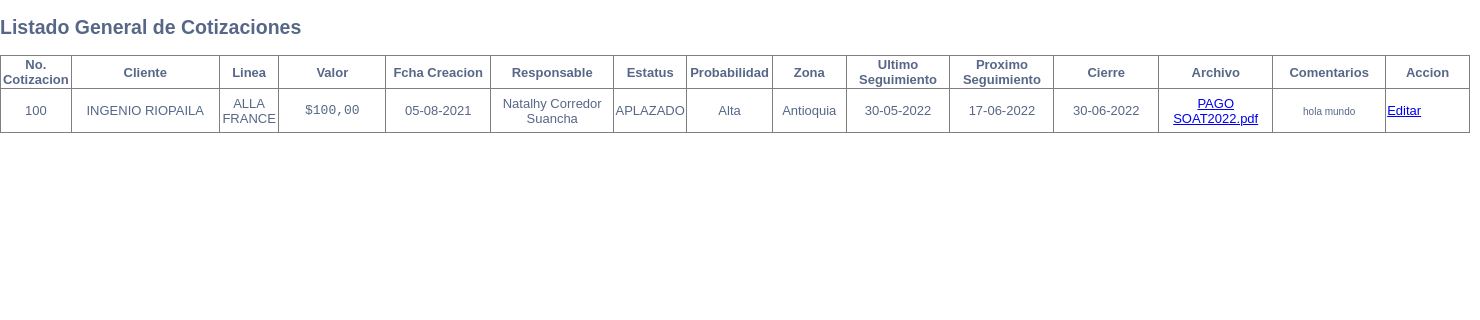
The app's page /subir/listar100500.php with its own data.
### tables this page shows
CREATE TABLE IF NOT EXISTS `tbl_cotizacion` (
  `id_registro` int(11) NOT NULL AUTO_INCREMENT,
  `id_cotizacion` int(11) NOT NULL,
  `id_cliente` varchar(20) NOT NULL,
  `id_linea` int(11) NOT NULL,
  `valor` bigint(255) NOT NULL,
  `fecha_crea` date NOT NULL,
  `id_responsable` int(11) NOT NULL,
  `id_estatus` int(11) NOT NULL,
  `Probabilidad` varchar(11) NOT NULL,
  `id_zona` int(11) NOT NULL,
  `ultseg_fecha` date NOT NULL,
  `proxseg_fecha` date NOT NULL,
  `cierre_fecha` date NOT NULL,
  `archivo` varchar(255) NOT NULL,
  `id_usuario` int(11) NOT NULL,
  `comentarios` varchar(200) NOT NULL,
  `Supervisor` varchar(11) NOT NULL,
  PRIMARY KEY (`id_registro`)
);

CREATE TABLE IF NOT EXISTS `tbl_cliente` (
  `id_cliente` varchar(15) NOT NULL,
  `nombre_cliente` varchar(100) NOT NULL,
  PRIMARY KEY (`id_cliente`)
);

CREATE TABLE IF NOT EXISTS `tbl_linea` (
  `id_linea` int(11) NOT NULL,
  `nombre_linea` varchar(255) NOT NULL,
  PRIMARY KEY (`id_linea`)
);

CREATE TABLE IF NOT EXISTS `tbl_responsable` (
  `id_responsable` int(11) NOT NULL,
  `nombre_responsable` varchar(50) NOT NULL,
  `ini_responsable` varchar(11) NOT NULL,
  `Supervisor` varchar(11) NOT NULL,
  PRIMARY KEY (`id_responsable`)
);

CREATE TABLE IF NOT EXISTS `tbl_estatus` (
  `id_estatus` int(11) NOT NULL,
  `nombre_estatus` varchar(20) NOT NULL,
  PRIMARY KEY (`id_estatus`),
  KEY `id_estatus` (`id_estatus`),
  KEY `id_estatus_2` (`id_estatus`)
);

CREATE TABLE IF NOT EXISTS `tbl_zona` (
  `id_zona` int(11) NOT NULL,
  `nombre_zona` varchar(50) NOT NULL,
  PRIMARY KEY (`id_zona`)
);

### subir/config.inc.php (called while the page is built, shortened)
<?php
class Conect_MySql {
     var $obj = array ( "dbname"	=>	"ingresar",
                       "dbuser"		=>	"admin"		,
                       "dbpwd"		=>	"Q!w2e3r4t5"		,
                       "dbhost"		=>	"localhost"	);
     var $db_connect_id = "";
    private function connect(){
		$this->db_connect_id = mysqli_connect($this->obj['dbhost'],$this->obj['dbuser'],$this->obj['dbpwd'],$this->obj['dbname']);
  }
function execute($query) {
        $this->q_id = mysqli_query($this->db_connect_id,$query);
	return $this->q_id;
    }
  public function fetch_row($q_id = "") {
        $result = mysqli_fetch_array($q_id);
        return $result;
    }
}
?>

### subir/listar100500.php (the view, shortened to what this page needs)
<!DOCTYPE html>
<html>
	    <head>
    </head>
<link rel="stylesheet" type="text/css" href="css/style.css">
<body>
    <div class="container">
        <div class="table-wrapper">
            <div class="table-title">
			                <div class="row">
                    <div class="col-sm-4">
						<h2>Listado General de Cotizaciones</h2>
					</div>
                </div>
            </div>
		<table width="1470" border='1' style="border-collapse: collapse" >
  <tbody>
  	   <thead>
			<tr>
                <th width="67" scope="col">No. Cotizacion</th>
                <th width="144" scope="col">Cliente</th>
                <th width="56" scope="col">Linea</th>
                <th width="103" scope="col">Valor</th>
                <th width="101" scope="col">Fcha Creacion</th>
                <th width="119" scope="col">Responsable</th>
                <th width="66" scope="col">Estatus</th>
                <th width="82" scope="col">Probabilidad</th>
                <th width="70" scope="col">Zona</th>
                <th width="100" scope="col">Ultimo Seguimiento</th>
                <th width="100" scope="col">Proximo Seguimiento</th>
                <th width="101" scope="col">Cierre</th>
                <th width="110" scope="col">Archivo</th>
                <th width="109" scope="col">Comentarios</th>
				<th width="80" scope="col">Accion</th>
            </tr>
		</thead>
        <?php
        include 'config.inc.php';
        $db=new Conect_MySql();
			$sql = "SELECT id_cotizacion, tbl_cliente.nombre_cliente, tbl_linea.nombre_linea, valor, fecha_crea, tbl_responsable.nombre_responsable, tbl_estatus.nombre_estatus, probabilidad, tbl_zona.nombre_zona, ultseg_fecha, proxseg_fecha, cierre_fecha,archivo,comentarios FROM tbl_cotizacion INNER JOIN tbl_cliente ON tbl_cotizacion.id_cliente = tbl_cliente.id_cliente INNER JOIN tbl_responsable ON tbl_cotizacion.id_responsable = tbl_responsable.id_responsable INNER JOIN tbl_estatus ON tbl_cotizacion.id_estatus = tbl_estatus.id_estatus INNER JOIN tbl_zona ON tbl_cotizacion.id_zona = tbl_zona.id_zona INNER JOIN tbl_linea ON tbl_cotizacion.id_linea = tbl_linea.id_linea  WHERE valor < '500' AND valor >= '100'  order by fecha_crea desc;";
            $query = $db->execute($sql);
            while($datos=$db->fetch_row($query)){?>
			<tr>
                <td align="center" valign="middle" scope="row" data-label="No. Cotizacion"><?php echo $datos['id_cotizacion']; ?></td>
                <td align="center" valign="middle"><?php echo $datos['nombre_cliente']; ?></td>
				<td align="center" valign="middle"><?php echo $datos['nombre_linea']; ?></td>
				<td align="center" valign="middle"><pre>$<?php echo number_format ($datos ['valor'],2,',','.'); ?></pre></td>
				<td align="center" valign="middle"><?php echo date("d-m-Y", strtotime($datos["fecha_crea"])); ?></td>
				<td align="center" valign="middle"><?php echo $datos['nombre_responsable']; ?></td>
				<td align="center" valign="middle"><?php echo $datos['nombre_estatus']; ?></td>
				<td align="center" valign="middle"><?php echo $datos['probabilidad']; ?></td>
				<td align="center" valign="middle"><?php echo $datos['nombre_zona']; ?></td>
				<td align="center" valign="middle"><?php echo date("d-m-Y", strtotime($datos["ultseg_fecha"])); ?></td>
				<td align="center" valign="middle"><?php echo date("d-m-Y", strtotime($datos["proxseg_fecha"])); ?></td>
				<td align="center" valign="middle"><?php echo date("d-m-Y", strtotime($datos["cierre_fecha"])); ?></td>
                <td align="center" valign="middle"><a href="archivo_r.php?id=<?php echo $datos['id_cotizacion']?>"><?php echo $datos['archivo']; ?></a></td>
				<td align="center" valign="middle"><font size="1px"><?php echo $datos['comentarios']; ?></td>
               	<td><a  class="myButton" title="Aquí para nuevas modificaciones" href="editar_r.php?id=<?php echo $datos['id_cotizacion']?>">Editar</a>
              </tr>
		</tbody>
          <?php  } ?>
        </table>
</body>
</html>

### subir/css/style.css (style rules this page uses)
body, div { margin:0; padding:0; }
body { background:#AAA; }

### subir/listar100500.php (style rules this page uses)
body { color: #566787; background: #ffffff; font-family: 'Varela Round', sans-serif; font-size: 13px; }

### records on screen
tbl_cotizacion: id_cotizacion "100", id_cliente.nombre_cliente "INGENIO RIOPAILA", id_linea.nombre_linea "ALLA FRANCE", valor "100,00", fecha_crea "05-08-2021", id_responsable.nombre_responsable "Natalhy Corredor Suancha", id_estatus.nombre_estatus "APLAZADO", Probabilidad "Alta", id_zona.nombre_zona "Antioquia", ultseg_fecha "30-05-2022", proxseg_fecha "17-06-2022", cierre_fecha "30-06-2022", archivo "PAGO SOAT2022.pdf", comentarios "hola mundo"
